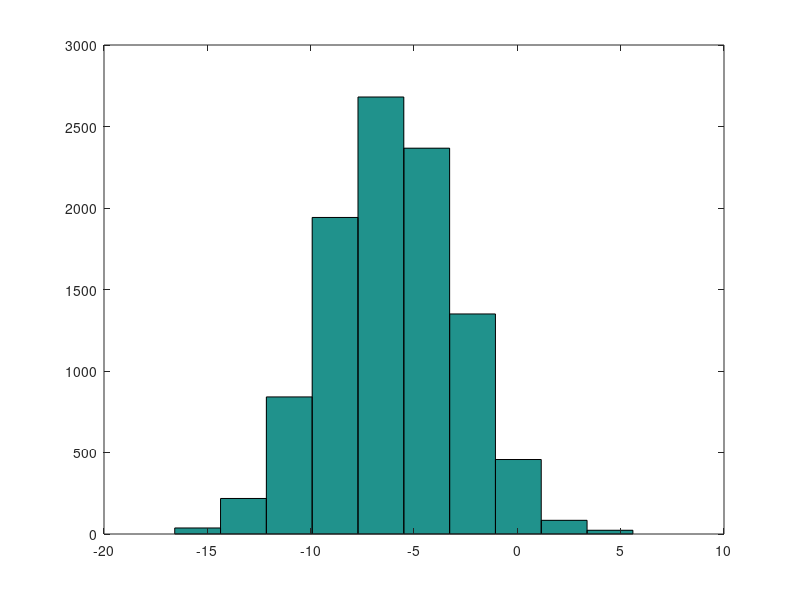

MATLAB code for this plot: (Note: this script raises an error after producing the figure.)
v=1:0.1:2
a=1:6 #"numbers 1 to 6"
ones(2,3)
Matrix=[1 2;3 4; 5 6]

w=rand(3,3) #"random 3x3 matrix"
disp(w)

z=-6+sqrt(10)*(randn(1,10000)) #"Gaussian random generator"
hist(z)
A=[1 2 1; 3 4 1; 5 6 1]
Identiti = eye(4)
disp(Matrix)
size(A) #returns size
size(A,1)#returns dimensions of rows
size(A,2)#returns dimensions of columns
A(3,2) #returns 3rd row 2nd columns
A(2,:) #returns all of 2nd row
A(:,3) #return all 3rd colun
A([1,2],:) #return 1st and 2nd row of A

A=[A,[1;2;3]] #append another column vector to the right
A=A(:)# put all elements into 1 vector
C=[A a] #concatenate 2 matricies togerther
C=[A ;a] #stack A on top of a
length(a) #returns largest dimension of vector
Z=A' #trasnpose of A

C =A .*a #element wise multiplication
find(3) #finds elements of matrix
sum(A) #sum Matrix
sum(A,1) #sum all columns
sum(A,2)#sum all rows
floor(A) #rounds matrix down
ceil(A) #round up
load('features.dat') #load data file
who #returns variables loaded
v=features(1:10) #set v as top 10 elements of features.dat
save hello.mat v #saves v as binary file
save hello.asc v#saves v as aski file


